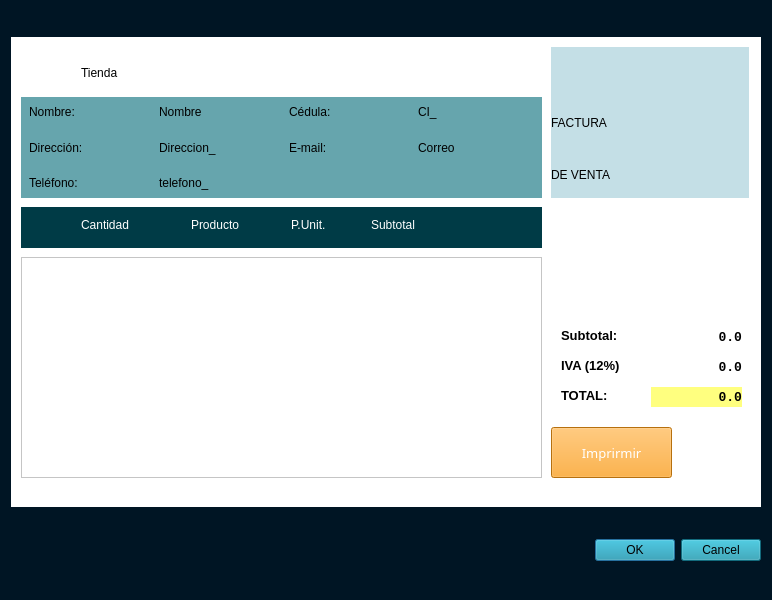
<?xml version="1.0" encoding="UTF-8"?>
<ui version="4.0">
 <class>Finalizacion</class>
 <widget class="QDialog" name="Finalizacion">
  <property name="geometry">
   <rect>
    <x>0</x>
    <y>0</y>
    <width>772</width>
    <height>600</height>
   </rect>
  </property>
  <property name="sizePolicy">
   <sizepolicy hsizetype="Fixed" vsizetype="Preferred">
    <horstretch>0</horstretch>
    <verstretch>0</verstretch>
   </sizepolicy>
  </property>
  <property name="minimumSize">
   <size>
    <width>500</width>
    <height>600</height>
   </size>
  </property>
  <property name="windowTitle">
   <string>Dialog</string>
  </property>
  <property name="windowIcon">
   <iconset>
    <normaloff>:/Recursos2/cuenta.png</normaloff>:/Recursos2/cuenta.png</iconset>
  </property>
  <property name="styleSheet">
   <string notr="true">background-color: rgb(0, 21, 36);
color: rgb(255, 255, 255);</string>
  </property>
  <property name="sizeGripEnabled">
   <bool>false</bool>
  </property>
  <layout class="QVBoxLayout" name="verticalLayout">
   <item>
    <widget class="QWidget" name="widget_2" native="true">
     <property name="sizePolicy">
      <sizepolicy hsizetype="Preferred" vsizetype="Fixed">
       <horstretch>0</horstretch>
       <verstretch>0</verstretch>
      </sizepolicy>
     </property>
     <property name="minimumSize">
      <size>
       <width>500</width>
       <height>470</height>
      </size>
     </property>
     <property name="styleSheet">
      <string notr="true">background-color: rgb(255, 255, 255);</string>
     </property>
     <widget class="QWidget" name="widget_3" native="true">
      <property name="geometry">
       <rect>
        <x>10</x>
        <y>60</y>
        <width>521</width>
        <height>101</height>
       </rect>
      </property>
      <property name="styleSheet">
       <string notr="true">background-color: rgb(102, 165, 173);</string>
      </property>
      <layout class="QGridLayout" name="gridLayout">
       <property name="leftMargin">
        <number>8</number>
       </property>
       <property name="topMargin">
        <number>0</number>
       </property>
       <property name="rightMargin">
        <number>0</number>
       </property>
       <item row="1" column="4">
        <widget class="QLabel" name="lbl_correo">
         <property name="minimumSize">
          <size>
           <width>50</width>
           <height>25</height>
          </size>
         </property>
         <property name="styleSheet">
          <string notr="true">color: rgb(0, 0, 0);
font: 75 10pt &quot;Consolas&quot;;</string>
         </property>
         <property name="text">
          <string>Correo</string>
         </property>
        </widget>
       </item>
       <item row="1" column="1">
        <widget class="QLabel" name="lbl_direccion">
         <property name="styleSheet">
          <string notr="true">color: rgb(0, 0, 0);
font: 75 10pt &quot;Consolas&quot;;</string>
         </property>
         <property name="text">
          <string>Direccion_</string>
         </property>
        </widget>
       </item>
       <item row="0" column="4">
        <widget class="QLabel" name="lbl_cedula">
         <property name="minimumSize">
          <size>
           <width>0</width>
           <height>25</height>
          </size>
         </property>
         <property name="styleSheet">
          <string notr="true">color: rgb(0, 0, 0);
font: 75 10pt &quot;Consolas&quot;;</string>
         </property>
         <property name="text">
          <string>CI_</string>
         </property>
        </widget>
       </item>
       <item row="1" column="3">
        <widget class="QLabel" name="label_5">
         <property name="styleSheet">
          <string notr="true">font: 75 10pt &quot;Consolas&quot;;
color: rgb(0, 0, 0);</string>
         </property>
         <property name="text">
          <string>E-mail:</string>
         </property>
        </widget>
       </item>
       <item row="0" column="0">
        <widget class="QLabel" name="label_2">
         <property name="styleSheet">
          <string notr="true">font: 75 10pt &quot;Consolas&quot;;
color: rgb(0, 0, 0);</string>
         </property>
         <property name="text">
          <string>Nombre: </string>
         </property>
        </widget>
       </item>
       <item row="0" column="1">
        <widget class="QLabel" name="lbl_nombre">
         <property name="styleSheet">
          <string notr="true">color: rgb(0, 0, 0);

font: 75 10pt &quot;Consolas&quot;;</string>
         </property>
         <property name="text">
          <string>Nombre</string>
         </property>
        </widget>
       </item>
       <item row="1" column="0">
        <widget class="QLabel" name="label_3">
         <property name="styleSheet">
          <string notr="true">font: 75 10pt &quot;Consolas&quot;;
color: rgb(0, 0, 0);</string>
         </property>
         <property name="text">
          <string>Dirección:</string>
         </property>
        </widget>
       </item>
       <item row="0" column="3">
        <widget class="QLabel" name="label_4">
         <property name="styleSheet">
          <string notr="true">font: 75 10pt &quot;Consolas&quot;;
color: rgb(0, 0, 0);</string>
         </property>
         <property name="text">
          <string>Cédula:</string>
         </property>
        </widget>
       </item>
       <item row="2" column="0">
        <widget class="QLabel" name="label_12">
         <property name="styleSheet">
          <string notr="true">font: 75 10pt &quot;Consolas&quot;;
color: rgb(0, 0, 0);</string>
         </property>
         <property name="text">
          <string>Teléfono: </string>
         </property>
        </widget>
       </item>
       <item row="2" column="1">
        <widget class="QLabel" name="lbl_telefono">
         <property name="styleSheet">
          <string notr="true">font: 75 10pt &quot;Consolas&quot;;
color: rgb(0, 0, 0);</string>
         </property>
         <property name="text">
          <string>telefono_</string>
         </property>
        </widget>
       </item>
      </layout>
     </widget>
     <widget class="QWidget" name="widget" native="true">
      <property name="geometry">
       <rect>
        <x>540</x>
        <y>10</y>
        <width>198</width>
        <height>151</height>
       </rect>
      </property>
      <property name="styleSheet">
       <string notr="true">background-color: rgb(196, 223, 230);</string>
      </property>
      <layout class="QGridLayout" name="gridLayout_2">
       <property name="topMargin">
        <number>0</number>
       </property>
       <property name="rightMargin">
        <number>0</number>
       </property>
       <item row="2" column="0">
        <widget class="QLabel" name="label">
         <property name="styleSheet">
          <string notr="true">background-color: rgb(196, 223, 230);
color: rgb(0, 0, 0);
font: 75 24pt &quot;Garamond&quot;;</string>
         </property>
         <property name="text">
          <string>FACTURA</string>
         </property>
        </widget>
       </item>
       <item row="3" column="0">
        <widget class="QLabel" name="label_8">
         <property name="styleSheet">
          <string notr="true">color: rgb(0, 0, 0);
font: 75 20pt &quot;Garamond&quot;;</string>
         </property>
         <property name="text">
          <string>DE VENTA</string>
         </property>
        </widget>
       </item>
       <item row="1" column="0">
        <widget class="QLabel" name="label_9">
         <property name="styleSheet">
          <string notr="true">image: url(:/Recursos2/letra-s.png);</string>
         </property>
         <property name="text">
          <string/>
         </property>
        </widget>
       </item>
      </layout>
     </widget>
     <widget class="QWidget" name="widget_4" native="true">
      <property name="geometry">
       <rect>
        <x>10</x>
        <y>10</y>
        <width>401</width>
        <height>41</height>
       </rect>
      </property>
      <widget class="QLabel" name="label_6">
       <property name="geometry">
        <rect>
         <x>-10</x>
         <y>0</y>
         <width>71</width>
         <height>41</height>
        </rect>
       </property>
       <property name="styleSheet">
        <string notr="true">image: url(:/Recursos2/carro.png);</string>
       </property>
       <property name="text">
        <string/>
       </property>
      </widget>
      <widget class="QLabel" name="label_7">
       <property name="geometry">
        <rect>
         <x>60</x>
         <y>10</y>
         <width>141</width>
         <height>31</height>
        </rect>
       </property>
       <property name="styleSheet">
        <string notr="true">font: 75 14pt &quot;Garamond&quot;;
color: rgb(0, 0, 0);</string>
       </property>
       <property name="text">
        <string>Tienda </string>
       </property>
      </widget>
     </widget>
     <widget class="QWidget" name="widget_5" native="true">
      <property name="geometry">
       <rect>
        <x>540</x>
        <y>270</y>
        <width>201</width>
        <height>111</height>
       </rect>
      </property>
      <widget class="QLabel" name="label_10">
       <property name="geometry">
        <rect>
         <x>10</x>
         <y>20</y>
         <width>91</width>
         <height>16</height>
        </rect>
       </property>
       <property name="font">
        <font>
         <family>MS Sans Serif</family>
         <pointsize>10</pointsize>
         <weight>75</weight>
         <bold>true</bold>
        </font>
       </property>
       <property name="styleSheet">
        <string notr="true">color: rgb(0, 0, 0);</string>
       </property>
       <property name="text">
        <string>Subtotal:</string>
       </property>
      </widget>
      <widget class="QLabel" name="outSubtotal_">
       <property name="geometry">
        <rect>
         <x>110</x>
         <y>20</y>
         <width>81</width>
         <height>20</height>
        </rect>
       </property>
       <property name="font">
        <font>
         <family>Consolas</family>
         <pointsize>10</pointsize>
         <weight>75</weight>
         <bold>true</bold>
        </font>
       </property>
       <property name="styleSheet">
        <string notr="true">color: rgb(0, 0, 0);</string>
       </property>
       <property name="text">
        <string>0.0</string>
       </property>
       <property name="alignment">
        <set>Qt::AlignRight|Qt::AlignTrailing|Qt::AlignVCenter</set>
       </property>
      </widget>
      <widget class="QLabel" name="label_11">
       <property name="geometry">
        <rect>
         <x>10</x>
         <y>50</y>
         <width>81</width>
         <height>16</height>
        </rect>
       </property>
       <property name="font">
        <font>
         <family>MS Sans Serif</family>
         <pointsize>10</pointsize>
         <weight>75</weight>
         <bold>true</bold>
        </font>
       </property>
       <property name="styleSheet">
        <string notr="true">color: rgb(0, 0, 0);</string>
       </property>
       <property name="text">
        <string>IVA (12%)</string>
       </property>
      </widget>
      <widget class="QLabel" name="label_14">
       <property name="geometry">
        <rect>
         <x>10</x>
         <y>80</y>
         <width>71</width>
         <height>16</height>
        </rect>
       </property>
       <property name="font">
        <font>
         <family>MS Sans Serif</family>
         <pointsize>10</pointsize>
         <weight>75</weight>
         <bold>true</bold>
        </font>
       </property>
       <property name="styleSheet">
        <string notr="true">color: rgb(0, 0, 0);</string>
       </property>
       <property name="text">
        <string>TOTAL:</string>
       </property>
      </widget>
      <widget class="QLabel" name="outIVA_">
       <property name="geometry">
        <rect>
         <x>110</x>
         <y>50</y>
         <width>81</width>
         <height>20</height>
        </rect>
       </property>
       <property name="font">
        <font>
         <family>Consolas</family>
         <pointsize>10</pointsize>
         <weight>75</weight>
         <bold>true</bold>
        </font>
       </property>
       <property name="styleSheet">
        <string notr="true">color: rgb(0, 0, 0);</string>
       </property>
       <property name="text">
        <string>0.0</string>
       </property>
       <property name="alignment">
        <set>Qt::AlignRight|Qt::AlignTrailing|Qt::AlignVCenter</set>
       </property>
      </widget>
      <widget class="QLabel" name="outTotal_">
       <property name="geometry">
        <rect>
         <x>100</x>
         <y>80</y>
         <width>91</width>
         <height>20</height>
        </rect>
       </property>
       <property name="font">
        <font>
         <family>Consolas</family>
         <pointsize>10</pointsize>
         <weight>75</weight>
         <bold>true</bold>
        </font>
       </property>
       <property name="styleSheet">
        <string notr="true">background-color: rgb(255, 255, 127);
color: rgb(0, 0, 0);</string>
       </property>
       <property name="text">
        <string>0.0</string>
       </property>
       <property name="alignment">
        <set>Qt::AlignRight|Qt::AlignTrailing|Qt::AlignVCenter</set>
       </property>
      </widget>
     </widget>
     <widget class="QPlainTextEdit" name="outCompras">
      <property name="enabled">
       <bool>false</bool>
      </property>
      <property name="geometry">
       <rect>
        <x>10</x>
        <y>220</y>
        <width>521</width>
        <height>221</height>
       </rect>
      </property>
      <property name="styleSheet">
       <string notr="true">font: 75 10pt &quot;Consolas&quot;;
color: rgb(0, 0, 0);</string>
      </property>
     </widget>
     <widget class="QWidget" name="widget_6" native="true">
      <property name="geometry">
       <rect>
        <x>10</x>
        <y>170</y>
        <width>521</width>
        <height>41</height>
       </rect>
      </property>
      <property name="styleSheet">
       <string notr="true">background-color: rgb(0, 59, 70);</string>
      </property>
      <widget class="QLabel" name="label_13">
       <property name="geometry">
        <rect>
         <x>60</x>
         <y>10</y>
         <width>71</width>
         <height>16</height>
        </rect>
       </property>
       <property name="styleSheet">
        <string notr="true">font: 75 10pt &quot;Consolas&quot;;
color: rgb(255, 255, 255);</string>
       </property>
       <property name="text">
        <string>Cantidad</string>
       </property>
      </widget>
      <widget class="QLabel" name="label_15">
       <property name="geometry">
        <rect>
         <x>170</x>
         <y>10</y>
         <width>71</width>
         <height>16</height>
        </rect>
       </property>
       <property name="styleSheet">
        <string notr="true">font: 75 10pt &quot;Consolas&quot;;
color: rgb(255, 255, 255);</string>
       </property>
       <property name="text">
        <string>Producto</string>
       </property>
      </widget>
      <widget class="QLabel" name="label_16">
       <property name="geometry">
        <rect>
         <x>270</x>
         <y>10</y>
         <width>71</width>
         <height>16</height>
        </rect>
       </property>
       <property name="styleSheet">
        <string notr="true">font: 75 10pt &quot;Consolas&quot;;
color: rgb(255, 255, 255);</string>
       </property>
       <property name="text">
        <string>P.Unit.</string>
       </property>
      </widget>
      <widget class="QLabel" name="label_17">
       <property name="geometry">
        <rect>
         <x>350</x>
         <y>10</y>
         <width>71</width>
         <height>16</height>
        </rect>
       </property>
       <property name="styleSheet">
        <string notr="true">font: 75 10pt &quot;Consolas&quot;;
color: rgb(255, 255, 255);</string>
       </property>
       <property name="text">
        <string>Subtotal</string>
       </property>
      </widget>
     </widget>
     <widget class="QPushButton" name="imprimir">
      <property name="geometry">
       <rect>
        <x>540</x>
        <y>390</y>
        <width>121</width>
        <height>51</height>
       </rect>
      </property>
      <property name="minimumSize">
       <size>
        <width>0</width>
        <height>50</height>
       </size>
      </property>
      <property name="font">
       <font>
        <family>Stencil</family>
        <pointsize>10</pointsize>
       </font>
      </property>
      <property name="cursor">
       <cursorShape>PointingHandCursor</cursorShape>
      </property>
      <property name="styleSheet">
       <string notr="true">background-color: rgb(255, 157, 19);</string>
      </property>
      <property name="text">
       <string>Imprirmir</string>
      </property>
     </widget>
    </widget>
   </item>
   <item>
    <widget class="QDialogButtonBox" name="buttonBox">
     <property name="styleSheet">
      <string notr="true">background-color: rgb(25, 149, 173);
color: rgb(0, 0, 0);
font: 8pt &quot;Stencil&quot;;</string>
     </property>
     <property name="orientation">
      <enum>Qt::Horizontal</enum>
     </property>
     <property name="standardButtons">
      <set>QDialogButtonBox::Cancel|QDialogButtonBox::Ok</set>
     </property>
    </widget>
   </item>
  </layout>
 </widget>
 <resources/>
 <connections>
  <connection>
   <sender>buttonBox</sender>
   <signal>rejected()</signal>
   <receiver>Finalizacion</receiver>
   <slot>reject()</slot>
   <hints>
    <hint type="sourcelabel">
     <x>316</x>
     <y>260</y>
    </hint>
    <hint type="destinationlabel">
     <x>286</x>
     <y>274</y>
    </hint>
   </hints>
  </connection>
  <connection>
   <sender>buttonBox</sender>
   <signal>accepted()</signal>
   <receiver>Finalizacion</receiver>
   <slot>accept()</slot>
   <hints>
    <hint type="sourcelabel">
     <x>248</x>
     <y>254</y>
    </hint>
    <hint type="destinationlabel">
     <x>157</x>
     <y>274</y>
    </hint>
   </hints>
  </connection>
 </connections>
</ui>
